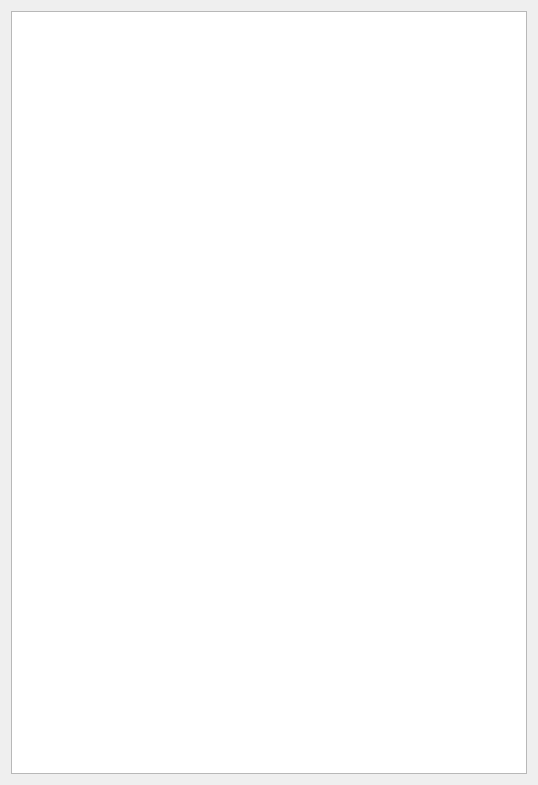
<?xml version="1.0" encoding="UTF-8"?>
<ui version="4.0">
 <class>Draw</class>
 <widget class="QWidget" name="Draw">
  <property name="geometry">
   <rect>
    <x>0</x>
    <y>0</y>
    <width>538</width>
    <height>785</height>
   </rect>
  </property>
  <property name="windowTitle">
   <string>Form</string>
  </property>
  <layout class="QGridLayout" name="gridLayout">
   <item row="0" column="0">
    <widget class="QGraphicsView" name="graphicsView"/>
   </item>
  </layout>
 </widget>
 <resources/>
 <connections/>
</ui>
